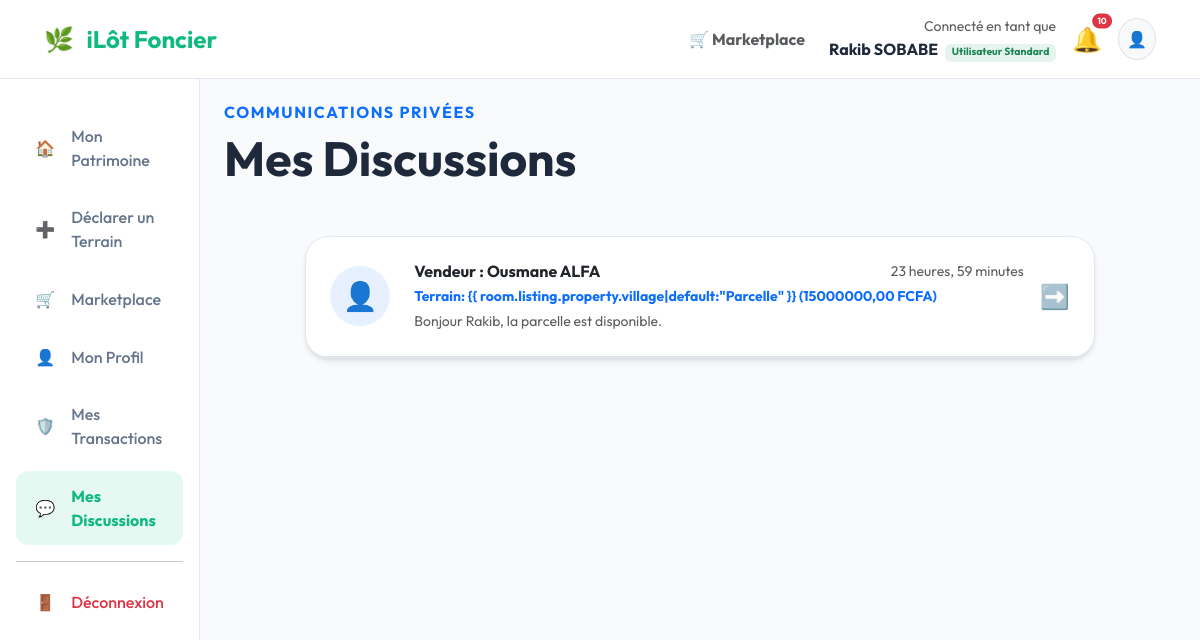
The app's page /chat/my-chats/ (signed in) with its own data.
### identity/models.py (models this page shows, shortened)
class User(AbstractUser):
    class Role(models.TextChoices):
        USER = 'USER', _('Utilisateur Standard')
        WITNESS = 'WITNESS', _('Témoin Certifié')
        CHIEF = 'CHIEF', _('Chef de Localité')
        ADMIN = 'ADMIN', _('Administrateur')
        NOTARY = 'NOTARY', _('Notaire Certifié')
    username = None  # On désactive le username par défaut
    id = models.UUIDField(primary_key=True, default=uuid.uuid4, editable=False)
    email = models.EmailField(unique=True, help_text="Email de connexion")
    wallet_address = models.CharField(max_length=42, unique=True, null=True, blank=True, help_text="Adresse publique Ethereum/Polygon (0x...) - Optionnel")
    phone_hash = models.CharField(max_length=64, unique=True, null=True, blank=True, help_text="SHA-256 du numéro de téléphone")
    encrypted_phone = models.CharField(max_length=255, null=True, blank=True, help_text="Numéro chiffré pour notifications")
    role = models.CharField(max_length=20, choices=Role.choices, default=Role.USER, db_index=True)
    full_name = models.CharField(max_length=255, null=True, blank=True, help_text="Nom et Prénom (pas de chiffres)")
    birth_date = models.DateField(null=True, blank=True)
    country = models.CharField(max_length=100, default='Benin', help_text="Pays de résidence")
    district = models.CharField(max_length=100, null=True, blank=True, help_text="Arrondissement / Commune")
    village = models.CharField(max_length=100, null=True, blank=True, help_text="Quartier / Village")
    reputation_score = models.IntegerField(default=50, help_text="Score 0-100 basé sur la fiabilité")
    created_at = models.DateTimeField(auto_now_add=True)
    USERNAME_FIELD = 'email'
    REQUIRED_FIELDS = []
    objects = UserManager()
    class Meta:
        db_table = 'users'
        verbose_name = _("Utilisateur")
        verbose_name_plural = _("Utilisateurs")
        indexes = [
            models.Index(fields=['phone_hash']),
            models.Index(fields=['role']),
            models.Index(fields=['wallet_address']),
        ]

### marketplace/models.py (models this page shows, shortened)
class ChatRoom(models.Model):
    id = models.UUIDField(primary_key=True, default=uuid.uuid4, editable=False)
    listing = models.ForeignKey(Listing, on_delete=models.CASCADE, related_name='chat_rooms')
    buyer = models.ForeignKey(User, on_delete=models.CASCADE, related_name='buyer_chats')
    seller = models.ForeignKey(User, on_delete=models.CASCADE, related_name='seller_chats')
    created_at = models.DateTimeField(auto_now_add=True)
    updated_at = models.DateTimeField(auto_now=True)
    class Meta:
        db_table = 'chat_rooms'
        unique_together = ('listing', 'buyer', 'seller')

class Listing(models.Model):
    class Status(models.TextChoices):
        ACTIVE = 'ACTIVE', _('En vente')
        SOLD = 'SOLD', _('Vendu')
        CANCELLED = 'CANCELLED', _('Annulé')
    id = models.UUIDField(primary_key=True, default=uuid.uuid4, editable=False)
    property = models.ForeignKey(Property, on_delete=models.CASCADE, related_name='listings')
    price_fiat = models.DecimalField(max_digits=15, decimal_places=2, help_text="Prix affiché en FCFA")
    price_crypto = models.DecimalField(max_digits=18, decimal_places=6, help_text="Équivalent stablecoin (cUSD)")
    escrow_contract = models.CharField(max_length=42, blank=True, help_text="Adresse du contrat séquestre déployé")
    status = models.CharField(max_length=20, choices=Status.choices, default=Status.ACTIVE, db_index=True)
    class Meta:
        db_table = 'listings'

class ChatMessage(models.Model):
    id = models.UUIDField(primary_key=True, default=uuid.uuid4, editable=False)
    room = models.ForeignKey(ChatRoom, on_delete=models.CASCADE, related_name='messages')
    sender = models.ForeignKey(User, on_delete=models.CASCADE)
    content = models.TextField(blank=True, null=True)
    attachment = models.FileField(upload_to='chat_attachments/', null=True, blank=True)
    is_read = models.BooleanField(default=False)
    created_at = models.DateTimeField(auto_now_add=True)
    class Meta:
        db_table = 'chat_messages'
        ordering = ['created_at']

### marketplace/views.py (the view)
# urls.py: path('chat/my-chats/', web_my_chats, name='web_my_chats'),
@login_required
def web_my_chats(request):
    rooms = ChatRoom.objects.filter(
        Q(buyer=request.user) | Q(seller=request.user)
    ).order_by('-updated_at')
    return render(request, 'marketplace/my_chats.html', {
        'rooms': rooms
    })

### marketplace/context_processors.py (called while the page is built)
def notification_count(request):
    if request.user.is_authenticated:
        count = Notification.objects.filter(user_wallet=request.user, read_at__isnull=True).count()
        return {'unread_notifications_count': count}
    return {'unread_notifications_count': 0}

### notaries/context_processors.py (called while the page is built)
def notary_context(request):
    is_notary = False
    notary_profile = None
    if request.user.is_authenticated:
        has_role = (getattr(request.user, 'role', None) == 'NOTARY')
        has_profile = False
        try:
            notary_profile = getattr(request.user, 'notary_profile', None)
            has_profile = notary_profile is not None
        except:
            has_profile = False
        is_notary = has_role and has_profile
        import logging
        logger = logging.getLogger(__name__)
        if is_notary:
            logger.debug(f"TEMPLATING: User {request.user.email} seen as NOTARY")
    return {
        'is_notary': is_notary,
        'notary_profile': notary_profile if is_notary else None
    }

### templates/marketplace/my_chats.html (shortened to what this page needs)
{% extends 'base_citizen.html' %}
{% block content %}
<div class="d-flex justify-content-between align-items-end mb-5">
    <div>
        <h6 class="text-primary fw-bold text-uppercase mb-2" style="letter-spacing: 0.1em;">Communications Privées</h6>
        <h1 class="display-5 fw-bold mb-0">Mes Discussions</h1>
    </div>
</div>
<div class="row justify-content-center">
    <div class="col-lg-10">
        <div class="citizen-card p-0 overflow-hidden">
            {% for room in rooms %}
            <a href="{% url 'web_chat_room' room.id %}" class="text-decoration-none text-dark">
                <div class="p-4 border-bottom d-flex align-items-center hover-bg-light transition-all">
                    <div class="rounded-circle bg-primary bg-opacity-10 p-3 me-4 d-flex align-items-center justify-content-center"
                        style="width: 60px; height: 60px;">
                        <span class="fs-3">👤</span>
                    </div>
                    <div class="flex-grow-1">
                        <div class="d-flex justify-content-between align-items-center mb-1">
                            <h6 class="fw-bold mb-0">
                                {% if user == room.buyer %}
                                Vendeur : {{ room.seller.full_name }}
                                {% else %}
                                Acheteur : {{ room.buyer.full_name }}
                                {% endif %}
                            </h6>
                            <small class="text-muted">{{ room.updated_at|timesince }}</small>
                        </div>
                        <p class="mb-1 text-primary small fw-bold">Terrain: {{
                            room.listing.property.village|default:"Parcelle" }} ({{ room.listing.price_fiat }} FCFA)</p>
                        <p class="text-muted small mb-0 text-truncate" style="max-width: 500px;">
                            {{ room.messages.last.content|default:"Démarrez la conversation..." }}
                        </p>
                    </div>
                    <div class="ms-3">
                        <span class="fs-4 text-muted">➡️</span>
                    </div>
                </div>
            </a>
            {% endfor %}
        </div>
    </div>
</div>
{% endblock %}

### templates/base_citizen.html (shortened to what this page needs)
<!DOCTYPE html>
<html lang="fr">
<head>
    <link href="https://cdn.jsdelivr.net/npm/bootstrap@5.3.0/dist/css/bootstrap.min.css" rel="stylesheet">
    <link rel="stylesheet" href="https://cdn.jsdelivr.net/npm/bootstrap-icons@1.11.1/font/bootstrap-icons.css">
</head>
<body>
    <nav class="navbar navbar-citizen sticky-top">
        <div class="container-fluid">
            <a class="navbar-brand" href="{% url 'web_marketplace' %}">
                <span class="me-2">🌿</span> iLôt Foncier
            </a>
            <div class="d-flex align-items-center">
                <div class="me-4 d-none d-md-block">
                    <a href="{% url 'web_marketplace' %}" class="text-decoration-none text-muted fw-bold hover-primary">
                        🛒 Marketplace
                    </a>
                </div>
                {% if user.is_authenticated %}
                <div class="me-3 text-end d-none d-md-block">
                    <small class="text-muted d-block">Connecté en tant que</small>
                    <span class="fw-bold" id="navUserName">
                        {{ user.full_name|default:user.email }}
                    </span>
                    <span
                        class="badge {% if user.role == 'NOTARY' %}bg-primary{% elif user.role == 'ADMIN' %}bg-danger{% else %}bg-success{% endif %} bg-opacity-10 text-{% if user.role == 'NOTARY' %}primary{% elif user.role == 'ADMIN' %}danger{% else %}success{% endif %} ms-1 small"
                        style="font-size: 0.65rem;">
                        {{ user.get_role_display }}
                    </span>
                </div>
                {% endif %}
                {% if not is_notary %}
                <div class="me-3 position-relative">
                    <a href="{% if user.is_authenticated %}{% url 'user_dashboard' user.id %}{% else %}#{% endif %}"
                        class="text-decoration-none" id="notificationBell">
                        <span class="fs-4">🔔</span>
                        <span id="notificationBadge"
                            class="position-absolute top-0 start-100 translate-middle badge rounded-pill bg-danger {% if unread_notifications_count == 0 %}d-none{% endif %}"
                            style="font-size: 0.55rem; padding: 0.35em 0.6em; border: 2px solid white;">
                            {{ unread_notifications_count }}
                        </span>
                    </a>
                </div>
                <div class="rounded-circle bg-light p-2 border">
                    👤
                </div>
                {% endif %}
            </div>
        </div>
    </nav>
    <div class="container-fluid">
        <div class="row">
            {% block sidebar %}
            <nav class="col-md-3 col-lg-2 d-md-block sidebar-citizen collapse">
                <div class="position-sticky">
                    {% if user.is_authenticated %}
                    {% if not is_notary %}
                    <a href="{% url 'user_dashboard' wallet=user.id %}"
                        class="nav-link-citizen {% if request.resolver_match.url_name == 'user_dashboard' %}active{% endif %}">
                        <span class="me-3">🏠</span> Mon Patrimoine
                    </a>
                    <a href="{% url 'web_add_property' wallet=user.id %}"
                        class="nav-link-citizen {% if request.resolver_match.url_name == 'web_add_property' %}active{% endif %}">
                        <span class="me-3">➕</span> Déclarer un Terrain
                    </a>
                    {% endif %}
                    {% endif %}
                    <a href="{% url 'web_marketplace' %}"
                        class="nav-link-citizen {% if request.resolver_match.url_name == 'web_marketplace' %}active{% endif %}">
                        <span class="me-3">🛒</span> Marketplace
                    </a>
                    {% if user.is_authenticated %}
                    <a href="{% url 'web_profile' wallet=user.id %}"
                        class="nav-link-citizen {% if request.resolver_match.url_name == 'web_profile' %}active{% endif %}">
                        <span class="me-3">👤</span> Mon Profil
                    </a>
                    {% if not is_notary %}
                    <a href="{% url 'user_transactions' %}"
                        class="nav-link-citizen {% if request.resolver_match.url_name == 'user_transactions' or request.resolver_match.url_name == 'web_transaction_status' %}active{% endif %}">
                        <span class="me-3">🛡️</span> Mes Transactions
                    </a>
                    <a href="{% url 'web_my_chats' %}"
                        class="nav-link-citizen {% if request.resolver_match.url_name == 'web_my_chats' or request.resolver_match.url_name == 'web_chat_room' %}active{% endif %}">
                        <span class="me-3">💬</span> Mes Discussions
                    </a>
                    {% endif %}
                    {% endif %}
                    <hr>
                    <a href="#" onclick="logout()" class="nav-link-citizen text-danger">
                        <span class="me-3">🚪</span> Déconnexion
                    </a>
                </div>
            </nav>
            {% endblock %}
            <main class="{% block main_class %}col-md-9 ms-sm-auto col-lg-10{% endblock %} px-md-4 py-4">
                <div class="animate-up">
                    {% block content %}{% endblock %}
                </div>
            </main>
        </div>
    </div>
</body>
</html>

### templates/base_citizen.html (style rules this page uses)
:root { --citizen-primary: #10b981; --citizen-secondary: #059669; --citizen-bg: #f8fafc; --citizen-card: #ffffff; --citizen-text: #1e293b; --citizen-text-muted: #64748b; }
body { background-color: var(--citizen-bg); color: var(--citizen-text); font-family: 'Outfit', sans-serif; min-height: 100vh; }
.navbar-citizen { background: white; border-bottom: 1px solid #e2e8f0; padding: 1rem 2rem; }
.navbar-brand { font-weight: 700; color: var(--citizen-primary) !important; font-size: 1.5rem; }
.citizen-card { background: var(--citizen-card); border: 1px solid #e2e8f0; border-radius: 24px; box-shadow: 0 4px 6px -1px rgba(0, 0, 0, 0.1), 0 2px 4px -1px rgba(0, 0, 0, 0.06); padding: 2rem; transition: all 0.3s ease; }
.sidebar-citizen { background: white; border-right: 1px solid #e2e8f0; min-height: calc(100vh - 72px); padding: 2rem 1rem; }
.nav-link-citizen { color: var(--citizen-text-muted); padding: 0.8rem 1.2rem; border-radius: 12px; margin-bottom: 0.5rem; display: flex; align-items: center; font-weight: 500; transition: all 0.2s ease; text-decoration: none; }
.nav-link-citizen.active { background: rgba(16, 185, 129, 0.1); color: var(--citizen-primary); font-weight: 700; }
.animate-up { animation: slideUp 0.4s ease forwards; }

### templates/marketplace/my_chats.html (style rules this page uses)
.transition-all { transition: all 0.2s ease; }

### records on screen
User: full_name "Rakib SOBABE", role "Utilisateur Standard"
ChatRoom: seller.full_name "Ousmane ALFA", updated_at "23 heures, 59 minutes", listing.price_fiat "15000000,00", messages.last.content "Bonjour Rakib, la parcelle est disponible."

### other values on screen
{{ unread_notifications_count }} "10"
